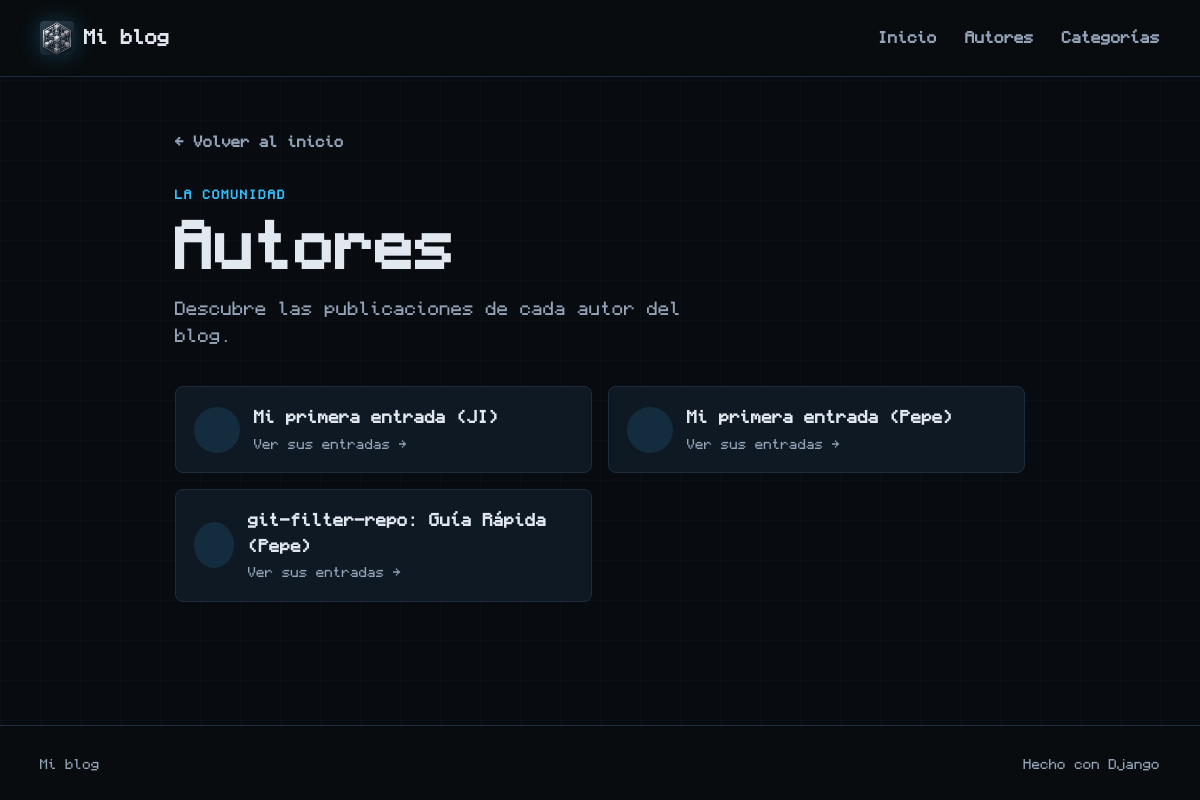
The app's page /autores with its own data.
### blog/models.py (models this page shows)
class Post(models.Model):
    titulo = models.CharField(max_length=200) # En CharField es obligatoria la longitud máxima. Equivale al varchar
    autor = models.ForeignKey(
        Autor,
        on_delete=models.CASCADE, # Si se borra un autor, se borran todos sus posts
        related_name="posts",    # Related_name es el nombre que se le da a la relación inversa, es decir, desde un autor se puede acceder a sus posts con autor.posts.all()
    )
    categoria = models.ForeignKey(
        Categoria,
        on_delete=models.CASCADE,
        related_name="posts",
        null=True,
        blank=True,
    )
    imagen = models.ImageField(
        upload_to='posts/',
        null=True,
        blank=True,
    )
    imagen_url = models.URLField(
        max_length=500,
        null=True,
        blank=True,
    )
    cuerpo = models.TextField()
    fecha_publicacion = models.DateTimeField()
    def __str__(self):
        return f"{self.titulo} ({self.autor})"

class Autor(models.Model):
    nombre = models.CharField(max_length=60)
    apellidos = models.CharField(max_length=60)
    email = models.EmailField()
    def __str__(self):
        return self.nombre

### blog/views.py (the view)
# urls.py: path('autores', views.autores, name='autores'),
def autores(request):
    autores = Post.objects.all()
    contexto = {
        'autores': autores,
    }
    return render(request, 'blog/autores.html', contexto)

### blog/templates/blog/autores.html (shortened to what this page needs)
{% extends 'blog/base.html' %}
{% block contenido %}
<section class="listing-page">
    <a class="back-link" href="{% url 'principal' %}">← Volver al inicio</a>
    <p class="eyebrow">La comunidad</p>
    <h1>Autores</h1>
    <p class="lead">Descubre las publicaciones de cada autor del blog.</p>
    <div class="author-grid">
        {% for autor in autores %}
            <a class="author-card" href="{% url 'entradas_autor' pk=autor.pk %}">
                <span class="avatar">{{ autor.nombre|first|upper }}</span>
                <span>
                    <strong>{{ autor }}</strong>
                    <small>Ver sus entradas →</small>
                </span>
            </a>
        {% empty %}
            <div class="empty-state">
                <span class="empty-icon">◎</span>
                <h3>No hay autores</h3>
                <p>Todavía no se han añadido autores al blog.</p>
            </div>
        {% endfor %}
    </div>
</section>
{% endblock %}

### blog/static/css/blog.css (style rules this page uses)
:root { --ink: #e2e8f0; --muted: #94a3b8; --paper: #080c10; --surface: #0f1923; --line: #1e2d3d; --accent: #38bdf8; --accent-dark: #06d6a0; --soft-accent: rgba(56, 189, 248, 0.12); --shadow: 0 20px 60px rgba(0, 0, 0, 0.5), 0 0 30px rgba(56, 189, 248, 0.08); }
* { box-sizing: border-box; }
body { margin: 0; color: var(--ink); background-color: var(--paper); background-image: linear-gradient(rgba(56, 189, 248, 0.025) 1px, transparent 1px), linear-gradient(90deg, rgba(56, 189, 248, 0.025) 1px, transparent 1px); background-size: 40px 40px; font-family: "Monocraft", monospace; line-height: 1.6; }
a { color: inherit; text-decoration: none; }
.hero h1, .detail-header h1, .listing-page h1, .welcome-page h1 { max-width: 700px; margin: 10px 0 16px; font-family: "Monocraft", monospace; font-size: clamp(2.2rem, 5vw, 4rem); line-height: 1.08; }
.hero-text, .lead { max-width: 570px; margin: 0; color: var(--muted); font-size: 1.08rem; }
.eyebrow { margin: 0; color: var(--accent); font-size: 0.72rem; font-weight: 700; letter-spacing: 0.14em; text-transform: uppercase; }
.post-card, .sidebar-card, .author-card, .post-list-item { background: var(--surface); border: 1px solid var(--line); border-radius: 8px; }
.detail-page, .listing-page { max-width: 850px; margin: 0 auto; }
.back-link { display: inline-block; margin-bottom: 32px; color: var(--muted); font-size: 0.88rem; font-weight: 600; }
.listing-page .lead { margin-bottom: 36px; color: var(--muted); }
.author-grid { display: grid; grid-template-columns: repeat(2, minmax(0, 1fr)); gap: 16px; }
.author-card { display: flex; align-items: center; gap: 14px; padding: 18px; }
.avatar { display: grid; width: 46px; height: 46px; color: var(--accent); background: var(--soft-accent); border-radius: 50%; font-size: 1.2rem; font-weight: 700; place-items: center; }
.author-card strong, .author-card small, .post-list-item strong, .post-list-item small { display: block; }
.author-card small, .post-list-item small { margin-top: 3px; color: var(--muted); font-size: 0.8rem; }

### records on screen
Post: titulo+autor "Mi primera entrada (JI)"
Post: titulo+autor "Mi primera entrada (Pepe)"
Post: titulo+autor "git-filter-repo: Guía Rápida (Pepe)"
